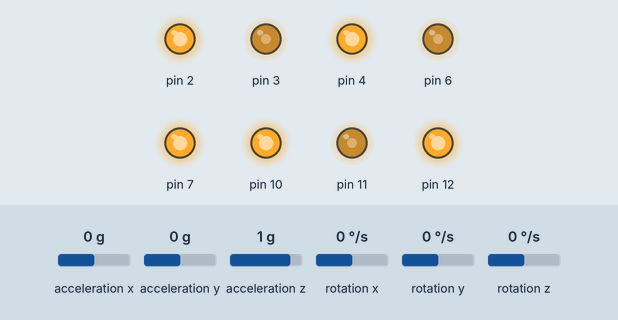
A sketch run on a simulated Arduino Uno, built with avr-gcc and run on an emulated ATmega328P. Shown: output pins drawn as LEDs (lit = HIGH). The inputs (shaded band) are chosen by the test bench; at power-on: acceleration x 0 g, acceleration y 0 g, acceleration z 1 g, rotation x 0 °/s, rotation y 0 °/s, rotation z 0 °/s.

Above: at 1.2 s.
1.3 s: acceleration x set to -1.4 g
At 2.3 s:
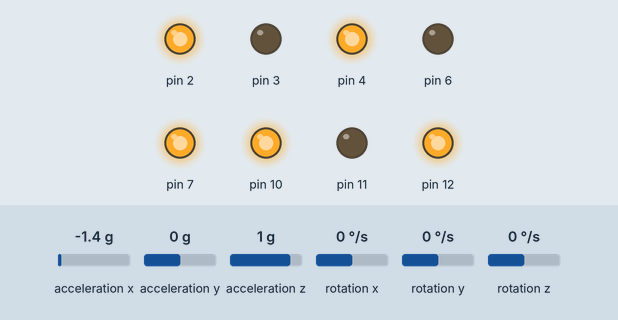
2.8 s: acceleration y set to -1.4 g
At 3.5 s:
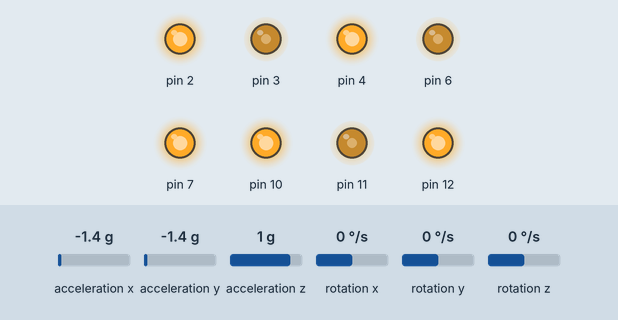
4.3 s: acceleration z set to -1.4 g
At 5.1 s:
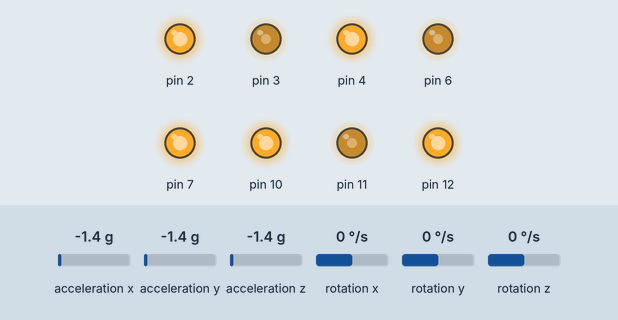
5.8 s: acceleration x set to 0 g
At 6.3 s:
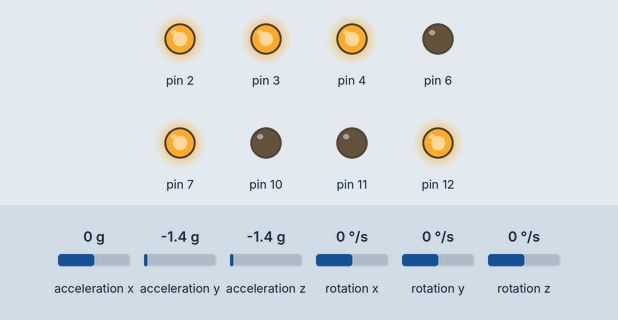
7.3 s: acceleration y set to 0 g
At 8.5 s:
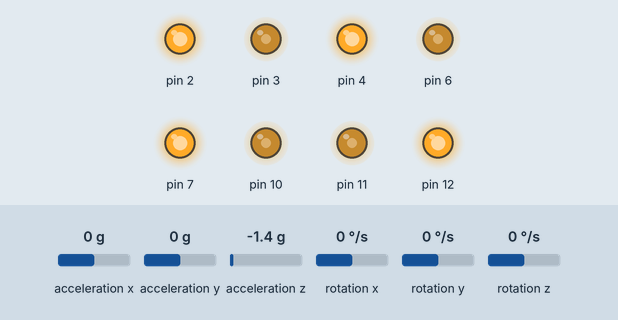
8.8 s: acceleration z set to 0 g
At 9.9 s:
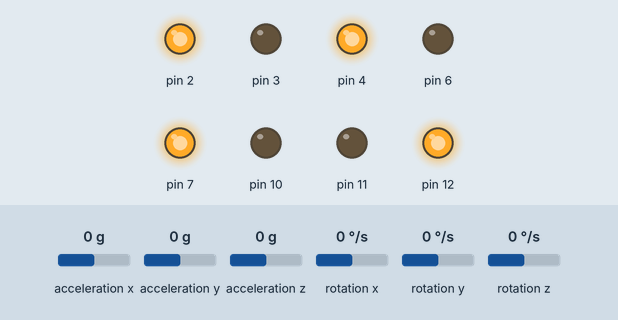
Timing chart, 0 to 11.3 s (numbered marks = the images above; inputs shaded):
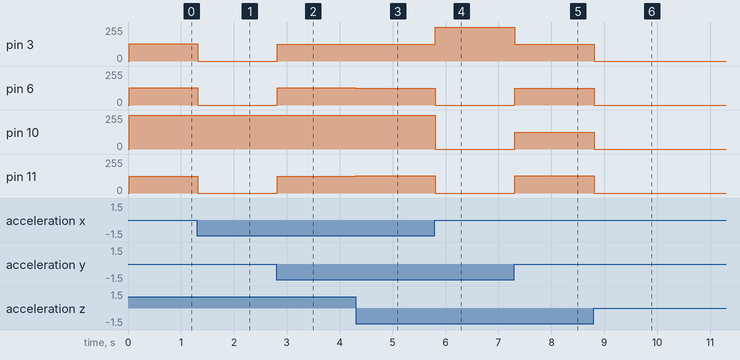

The sketch:

quad_controller.ino
```cpp
#include <Wire.h>
#include <L3G.h>
#include <LSM303.h>
#include "quadMotors.h"
#include "pid.h"

LSM303 compass;
L3G gyro;
QuadMotors motors(4,3,7,6,12,11,2,10);
okapi::Pid pitchPID(0.3, 0, 0), rollPID(0.3, 0, 0), yawPID(0.3, 0, 0);

void setup() {
  Serial.begin(115200);
  Wire.begin();

  motors.preInitialize();

  if (!gyro.init())
  {
    Serial.println("Failed to autodetect gyro type!");
    while (1);
  }
  if (!compass.init())
  {
    Serial.println("Failed to initialize compass!");
    while (1);
  }
  gyro.enableDefault();
  compass.enableDefault();

  motors.initialize();

  pitchPID.setTarget(0);
  rollPID.setTarget(0);
  yawPID.setTarget(0);
}

void loop() {
  gyro.read();
  compass.read();

  motors.tpry(0, pitchPID.step(compass.a.x), rollPID.step(compass.a.y), yawPID.step(compass.a.z));

  delay(20);
}
```

pid.cpp
```cpp
#include <cmath>
#include <Arduino.h>
#include "pid.h"

namespace okapi {
  void Pid::setSampleTime(const int isampleTime) {
    if (isampleTime > 0) {
      const float ratio = static_cast<float>(isampleTime) / static_cast<float>(sampleTime);
      kI *= ratio;
      kD /= ratio;
      sampleTime = isampleTime;
    }
  }

  void Pid::setOutputLimits(float imax, float imin) {
    //Always use larger value as max
    if (imin > imax) {
      const float temp = imax;
      imax = imin;
      imin = temp;
    }

    outputMax = imax;
    outputMin = imin;

    //Fix output
    if (output > outputMax)
      output = outputMax;
    else if (output < outputMin)
      output = outputMin;

    //Fix integral
    setIntegralLimits(imax, imin);
  }

  void Pid::setIntegralLimits(float imax, float imin) {
    //Always use larger value as max
    if (imin > imax) {
      const float temp = imax;
      imax = imin;
      imin = temp;
    }

    integralMax = imax;
    integralMin = imin;

    //Fix integral
    if (integral > integralMax)
      integral = integralMax;
    else if (integral < integralMin)
      integral = integralMin;
  }

  float Pid::step(const float inewReading) {
    using namespace std; //Needed to get copysign to compile

    if (isOn) {
      const long now = millis();

      if (now - lastTime >= sampleTime) {
        error = target - inewReading;

        integral += kI * error; //Eliminate integral kick while realtime tuning

        if (shouldResetOnCross && copysign(1.0, (float)error) != copysign(1.0, (float)lastError))
          integral = 0;

        if (integral > integralMax)
          integral = integralMax;
        else if (integral < integralMin)
          integral = integralMin;

        const float derivative = inewReading - lastReading; //Derivative over measurement to eliminate derivative kick on setpoint change

        output = kP * error + integral - kD * derivative + kBias;

        if (output > outputMax)
          output = outputMax;
        else if (output < outputMin)
          output = outputMin;

        lastReading = inewReading;
        lastError = error;
        lastTime = now; //Important that we only assign lastTime if dt >= sampleTime
      }
    } else {
      output = 0; //Controller is off so write 0
    }

    return output;
  }

  void Pid::setGains(const float ikP, const float ikI, const float ikD, const float ikBias) {
    const float sampleTimeSec = static_cast<float>(sampleTime) / 1000.0;
    kP = ikP;
    kI = ikI * sampleTimeSec;
    kD = ikD * sampleTimeSec;
    kBias = ikBias;
  }

  void Pid::reset() {
    error = 0;
    lastError = 0;
    lastReading = 0;
    integral = 0;
    output = 0;
  }
}
```

pid.h
```cpp
#ifndef OKAPI_PID
#define OKAPI_PID

namespace okapi {
  class PidParams {
  public:
    PidParams(const float ikP, const float ikI, const float ikD, const float ikBias = 0):
      kP(ikP),
      kI(ikI),
      kD(ikD),
      kBias(ikBias) {}

    float kP, kI, kD, kBias;
  };

  class Pid{
  public:
    /**
     * PID controller
     * @param ikP    Proportional gain
     * @param ikI    Integral gain
     * @param ikD    Derivative gain
     * @param ikBias Controller bias (added to final output)
     */
    Pid(const float ikP, const float ikI, const float ikD, const float ikBias = 0):
      lastTime(0),
      sampleTime(15),
      error(0),
      lastError(0),
      target(0),
      lastReading(0),
      integral(0),
      integralMax(127),
      integralMin(-127),
      output(0),
      outputMax(127),
      outputMin(-127),
      shouldResetOnCross(true),
      isOn(true) {
        setGains(ikP, ikI, ikD, ikBias);
      }

    /**
     * PID controller
     * @param params Params (see PidParams docs)
     */
    Pid(const PidParams& params):
      lastTime(0),
      sampleTime(15),
      error(0),
      lastError(0),
      target(0),
      lastReading(0),
      integral(0),
      integralMax(127),
      integralMin(-127),
      output(0),
      outputMax(127),
      outputMin(-127),
      shouldResetOnCross(true),
      isOn(true) {
        setGains(params.kP, params.kI, params.kD, params.kBias);
      }

    virtual ~Pid() = default;

    /**
     * Do one iteration of the controller
     * @param  inewReading New measurement
     * @return            Controller output
     */
    virtual float step(const float inewReading);

    void setTarget(const float itarget) { target = itarget; }

    float getOutput() const { return output; }

    float getError() const { return error; }

    /**
     * Set controller gains
     * @param ikP    Proportional gain
     * @param ikI    Integral gain
     * @param ikD    Derivative gain
     * @param ikBias Controller bias
     */
    void setGains(const float ikP, const float ikI, const float ikD, const float ikBias = 0);

    /**
     * Set time between loops in ms
     * @param isampleTime Time between loops in ms
     */
    void setSampleTime(const int isampleTime);

    /**
     * Set controller output bounds
     * @param imax Max output
     * @param imin Min output
     */
    void setOutputLimits(float imax, float imin);

    /**
     * Set integrator bounds
     * @param imax Max integrator value
     * @param imin Min integrator value
     */
    void setIntegralLimits(float imax, float imin);

    /**
     * Resets the controller so it can start from 0 again properly. Keeps gains
     * and limits from before
     */
    void reset();

    /**
     * Set whether the integrator should be reset when error is 0 or changes sign
     * @param iresetOnZero True to reset
     */
    void setIntegratorReset(bool iresetOnZero) { shouldResetOnCross = iresetOnZero; }

    void flipDisable() { isOn = !isOn; }
  protected:
    float kP, kI, kD, kBias;
    long lastTime, sampleTime;
    float error, lastError;
    float target, lastReading;
    float integral, integralMax, integralMin;
    float output, outputMax, outputMin;
    bool shouldResetOnCross, isOn;
  };
}

#endif /* end of include guard: OKAPI_PID */
```

quadMotors.cpp
```cpp
#include "quadMotors.h"
#include <Arduino.h>

void QuadMotors::preInitialize() const {
    pinMode(signal1, OUTPUT);
    pinMode(pwm1, OUTPUT);
    pinMode(signal2, OUTPUT);
    pinMode(pwm2, OUTPUT);
    pinMode(signal3, OUTPUT);
    pinMode(pwm3, OUTPUT);
    pinMode(signal4, OUTPUT);
    pinMode(pwm4, OUTPUT);
}

void QuadMotors::initialize() const {
    digitalWrite(signal1, HIGH);
    digitalWrite(signal2, HIGH);
    digitalWrite(signal3, HIGH);
    digitalWrite(signal4, HIGH);
}

void QuadMotors::write(const int m1, const int m2, const int m3, const int m4) const {
    analogWrite(pwm1, m1);
    analogWrite(pwm2, m2);
    analogWrite(pwm3, m3);
    analogWrite(pwm4, m4);
}

void QuadMotors::tpry(const int throttle, const int pitch, const int roll, const int yaw) const {
  analogWrite(pwm1, throttle + roll + pitch + yaw);
  analogWrite(pwm2, throttle - roll + pitch + yaw);
  analogWrite(pwm3, throttle + roll - pitch - yaw);
  analogWrite(pwm4, throttle - roll - pitch + yaw);
}
```

quadMotors.h
```cpp
#pragma once

class QuadMotors {
public:
  QuadMotors(const int isignal1, const int ipwm1,
             const int isignal2, const int ipwm2,
             const int isignal3, const int ipwm3,
             const int isignal4, const int ipwm4):
    signal1(isignal1), pwm1(ipwm1),
    signal2(isignal2), pwm2(ipwm2),
    signal3(isignal3), pwm3(ipwm3),
    signal4(isignal4), pwm4(ipwm4) {}

  void preInitialize() const;
  void initialize() const;

  void write(const int m1, const int m2, const int m3, const int m4) const;
  void tpry(const int throttle, const int pitch, const int roll, const int yaw) const;
private:
  const int signal1, pwm1;
  const int signal2, pwm2;
  const int signal3, pwm3;
  const int signal4, pwm4;
};
```

Measured:
- after the input at 1.3 s, pin 3, pin 6: 129/255 → 0/255 at once; pin 11: 127/255 → 0/255 at once
- after the input at 2.8 s, pin 3, pin 11: 0/255 → 127/255 at once; pin 6: 0/255 → 129/255 at once
- after the input at 4.3 s, pin 3: 127/255 → 125/255 at once; pin 6: 129/255 → 127/255 at once; pin 11: 127/255 → 129/255 at once
- after the input at 5.8 s, pin 3: 125/255 → 254/255 at once; pin 6: 127/255 → 0/255 at once; pin 10: 255/255 → 0/255 at once; pin 11: 129/255 → 0/255 at once
- after the input at 7.3 s, pin 3: 254/255 → 127/255 at once; pin 6, pin 10: 0/255 → 127/255 at once; pin 11: 0/255 → 129/255 at once
- after the input at 8.8 s, pin 3, pin 6, pin 10: 127/255 → 0/255 at once; pin 11: 129/255 → 0/255 at once
